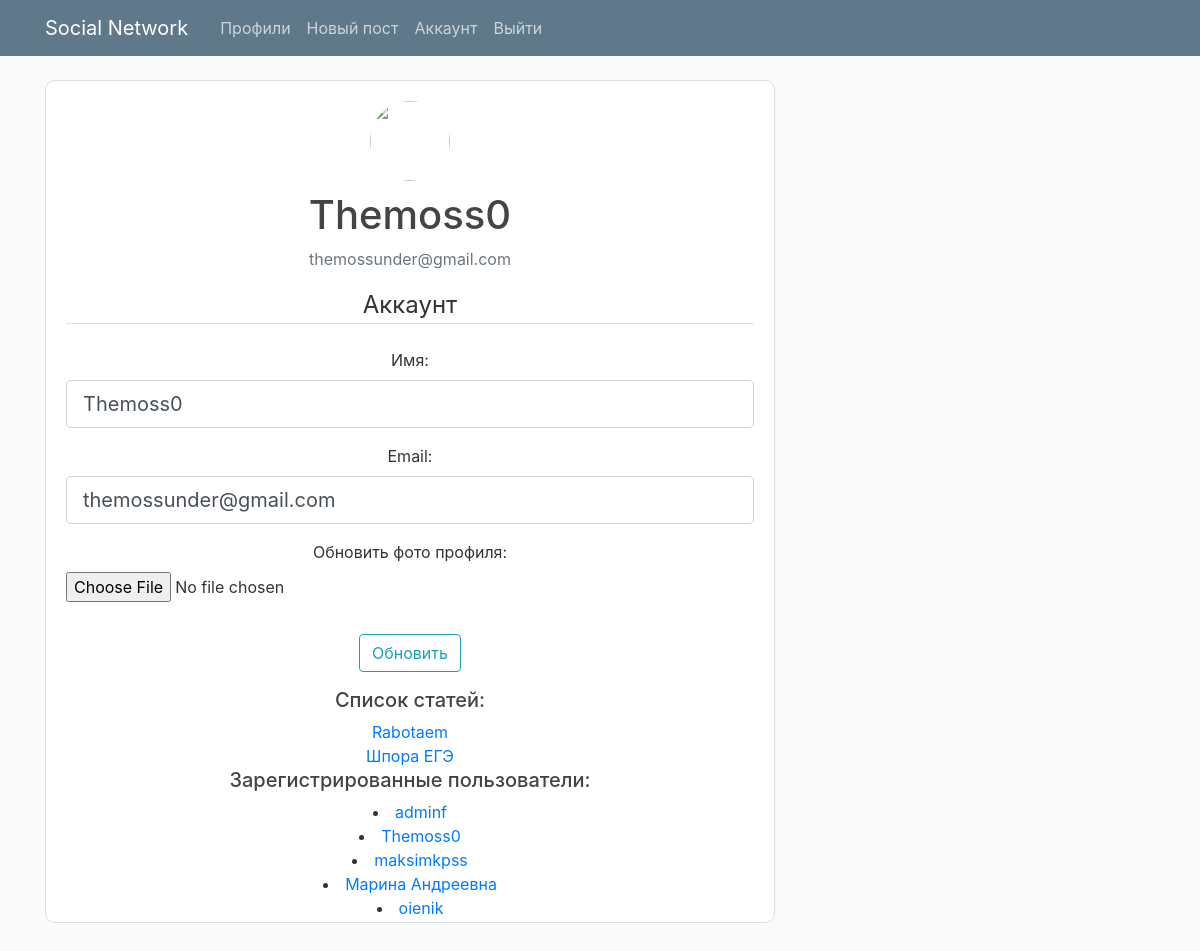
The page /account (signed in) on the database its author committed.
### flaskblog/models.py (models this page shows, shortened)
class User(db.Model, UserMixin):
    id = db.Column(db.Integer, primary_key=True)
    username = db.Column(db.String(20), unique=True, nullable=False)
    email = db.Column(db.String(120), unique=True, nullable=False)
    image_file = db.Column(db.String(20), nullable=False, default='default.jpg')
    password = db.Column(db.String(60), nullable=False)
    posts = db.relationship('Post', backref='author', lazy=True)
    last_seen = db.Column(db.DateTime)
    user_status = db.Column(db.String(40), nullable=True, default="Лучший пользователь проекта")
    liked = db.relationship(
        'PostLike',
        foreign_keys='PostLike.user_id',
        backref='user', lazy='dynamic')

class Post(db.Model):
    id = db.Column(db.Integer, primary_key=True)
    title = db.Column(db.String(100), nullable=False)
    content = db.Column(db.Text, nullable=False)
    image_post = db.Column(db.String(30), nullable=False, default='default.jpg')
    views = db.Column(db.Integer, default=0)
    likes = db.relationship('PostLike', backref='post', lazy='dynamic')
    user_id = db.Column(db.Integer, db.ForeignKey('user.id'), nullable=False)
    comments = db.relationship('Comment', backref='comment_post', lazy=True, cascade='all, delete-orphan')
    date_posted = db.Column(db.DateTime, nullable=False, default=datetime.now)

### flaskblog/routes.py (the view)
@app.route("/account", methods=['GET', 'POST'])
@login_required
def account():
    form = UpdateAccountForm()
    user = User.query.filter_by(username=current_user.username).first()
    posts = Post.query.all()
    users = User.query.all()
    if form.validate_on_submit():
        path_one = os.path.join(os.getcwd(), f'flaskblog/static/profile_pics/{user.username}')
        path_two = os.path.join(os.getcwd(), f'flaskblog/static/profile_pics/{form.username.data}')
        os.rename(path_one, path_two)
        current_user.username = form.username.data
        current_user.email = form.email.data
        if form.picture.data:
            current_user.image_file = save_picture(form.picture.data)
        else:
            form.picture.data = current_user
        db.session.commit()
        flash('Ваш аккаунт был обновлён', 'success')
        return redirect(url_for('account'))
    elif request.method == 'GET':
        form.username.data = current_user.username
        form.email.data = current_user.email
    image_file = url_for('static', filename='profile_pics/' + current_user.username + '/account_img/' + current_user.image_file)
    return render_template('account.html', title='Аккаунт',
                           image_file=image_file, form=form, user=user, posts=posts, users=users)

### flaskblog/forms.py (shortened to what this page needs)
class UpdateAccountForm(FlaskForm):
    username = StringField('Имя: ',
                           validators=[DataRequired(), Length(min=2, max=20)])
    email = StringField('Email: ',
                        validators=[DataRequired(), Email()])
    picture = FileField('Обновить фото профиля: ', validators=[FileAllowed(['jpg', 'png', 'jpeg'])])
    submit = SubmitField('Обновить')

### flaskblog/models.py (called while the page is built)
@login_manager.user_loader
def load_user(user_id):
    return User.query.get(int(user_id))

### flaskblog/templates/account.html (shortened to what this page needs)
{% extends "layout.html" %}
{% block content %}
    <div class="content-section">
        <div class="media" style="justify-content: center;">
        <img class="rounded-circle account-img" src="{{ image_file }}"  style="width: 80px; height: 80px;">
    </div>
      <div class="media">
        <div class="media-body" style="justify-content: center; text-align: center;">
          <h2 class="account-heading">{{ current_user.username }}</h2>
          <p class="text-secondary">{{ current_user.email }}</p>
        </div>
      </div>
        <form method="POST" action="" enctype="multipart/form-data" style="text-align: center;">
            <fieldset class="form-group">
                <legend class="border-bottom mb-4">Аккаунт</legend>
                <div class="form-group">
                    {{ form.username.label(class="form-control-label") }}
                    {% if form.username.errors %}
                        {{ form.username(class="form-control form-control-lg is-invalid") }}
                        <div class="invalid-feedback">
                            {% for error in form.username.errors %}
                                <span>{{ error }}</span>
                            {% endfor %}
                        </div>
                    {% else %}
                        {{ form.username(class="form-control form-control-lg") }}
                    {% endif %}
                </div>
                <div class="form-group">
                    {{ form.email.label(class="form-control-label") }}
                    {% if form.email.errors %}
                        {{ form.email(class="form-control form-control-lg is-invalid") }}
                        <div class="invalid-feedback">
                            {% for error in form.email.errors %}
                                <span>{{ error }}</span>
                            {% endfor %}
                        </div>
                    {% else %}
                        {{ form.email(class="form-control form-control-lg") }}
                    {% endif %}
                </div>
                <div class="form-group">
                    {{ form.picture.label() }}
                    {{ form.picture(class="form-control-file") }}
                </div>
            </fieldset>
            <div class="form-group">
                {{ form.submit(class="btn btn-outline-info") }}
            </div>
        </form>
        <div class="list-posts" style="justify-content: center; text-align: center;">
            <h5>Список статей: </h5>
        {% for post in user.posts %}
        <li style="list-style: none;"><a href="{{ url_for('post', post_id=post.id) }}">{{ post.title }}</a></li>
        {% endfor %}
    </div>
    <div class="left_side" style="justify-content: center; text-align: center;">
        <h5>Зарегистрированные пользователи:</h5>
            {% for user in users: %}
            {% if current_user.id == 1:%}
                <div class="card_user" style="justify-content: center;">
                    <img src="{{ url_for('static', filename='profile_pics/' + user.username + '/account_image' + '/' + user.image_file) }}" alt="" class="rounded-circle" style="width: 100px; height: 100px;">
                    <li style="list-style: none;"><a href="{{ url_for('user_posts', username=user.username )}}">{{ user.username }}</a></li>
                    <h6><a href="{{ url_for('delete_user', username=user.username) }}" style="color: red;">Удалить</a></h6>
                </div>
                    {% else %}
                    <div class="card_user" style="justify-content: center;">
                    <li><a href="{{ url_for('user_posts', username=user.username )}}">{{ user.username }}</a>
                    </div>
                    {% endif %}
                {% endfor %}
    </div>
    </div>
{% endblock content %}

### flaskblog/static/main.css (style rules this page uses)
body { background: #fafafa; color: #333333; margin-top: 5rem; }
h1, h2, h3, h4, h5, h6 { color: #444444; }
.content-section { background: #ffffff; padding: 10px 20px 2px; border: 1px solid #dddddd; border-radius: 10px; margin-bottom: 40px; }
.account-img { height: 125px; width: 125px; margin-bottom: 10px; margin-top: 10px; }
.account-heading { font-size: 2.5rem; justify-content: center; }

### rows shown on the page
User: username "Themoss0", email "themossunder@gmail.com"
Post: title "Rabotaem"
Post: title "Шпора ЕГЭ"
User: username "adminf"
User: username "maksimkpss"
User: username "Марина Андреевна"
User: username "oienik"
